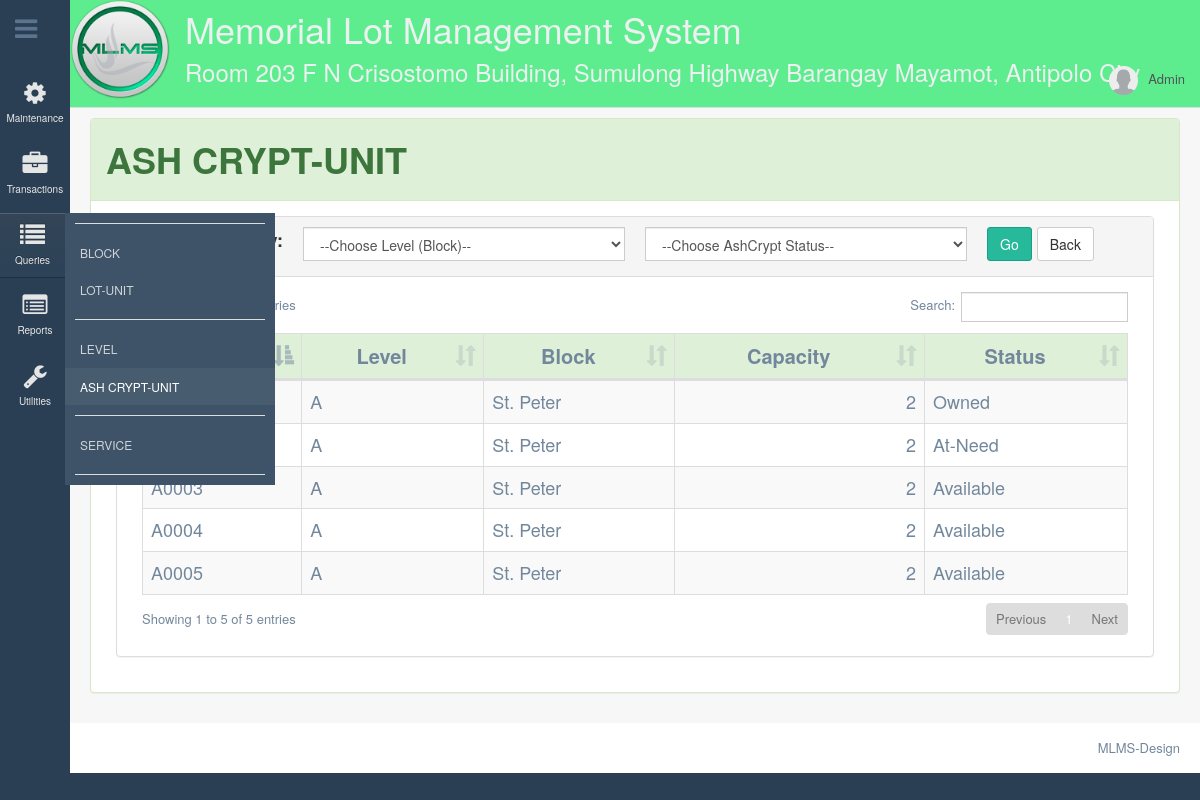
The page /pages/queries/ash-query.php on the database its author committed.
### tables this page shows
CREATE TABLE `tblcompanysettings` (
  `intCompanyID` int(11) NOT NULL AUTO_INCREMENT,
  `strCompanyName` varchar(60) DEFAULT NULL,
  `strAddress` varchar(100) DEFAULT NULL,
  `strContactNo` varchar(15) DEFAULT NULL,
  `strEmailAddress` varchar(20) DEFAULT NULL,
  `strLogo` text,
  `strColor` varchar(20) DEFAULT NULL,
  PRIMARY KEY (`intCompanyID`)
);

CREATE TABLE `tblacunit` (
  `intUnitID` int(11) NOT NULL AUTO_INCREMENT,
  `strUnitName` varchar(45) NOT NULL,
  `intUnitStatus` int(11) NOT NULL,
  `intCapacity` int(11) NOT NULL,
  `intStatus` int(11) NOT NULL,
  `intLevelAshID` int(11) NOT NULL,
  `intCustomerId` int(11) DEFAULT NULL,
  PRIMARY KEY (`intUnitID`),
  KEY `fk_tblacunit_intLevelAshID_idx` (`intLevelAshID`),
  KEY `fk_tblacunit_intCustomerId_idx` (`intCustomerId`),
  CONSTRAINT `fk_tblacunit_intCustomerId` FOREIGN KEY (`intCustomerId`) REFERENCES `tblcustomer` (`intCustomerId`) ON UPDATE CASCADE,
  CONSTRAINT `fk_tblacunit_intLevelAshID` FOREIGN KEY (`intLevelAshID`) REFERENCES `tbllevelash` (`intLevelAshID`) ON UPDATE CASCADE
);

CREATE TABLE `tbllevelash` (
  `intLevelAshID` int(11) NOT NULL AUTO_INCREMENT,
  `strLevelName` varchar(45) NOT NULL,
  `intStatus` int(11) NOT NULL,
  `intNoOfUnit` int(11) NOT NULL,
  `dblSellingPrice` decimal(12,2) NOT NULL,
  `intAshID` int(11) NOT NULL,
  PRIMARY KEY (`intLevelAshID`),
  KEY `fk_tbllevelash_intAshID_idx` (`intAshID`),
  CONSTRAINT `fk_tbllevelash_intAshID` FOREIGN KEY (`intAshID`) REFERENCES `tblashcrypt` (`intAshID`) ON UPDATE CASCADE
);

CREATE TABLE `tblashcrypt` (
  `intAshID` int(11) NOT NULL AUTO_INCREMENT,
  `strAshName` varchar(45) NOT NULL,
  `intNoOfLevel` int(11) NOT NULL,
  `intStatus` int(11) NOT NULL,
  PRIMARY KEY (`intAshID`)
);

### pages/controller/query-viewdata.php (the view, shortened to what this page needs)
<?php
class ashUnit{
    function viewAshUnit(){
		$sql = "select acUnit.intUnitID, acUnit.strUnitName, acUnit.intUnitStatus, acUnit.intStatus, la.strLevelName, ac.strAshName, acUnit.intCapacity from tblacunit acUnit
                inner join tbllevelash la ON acUnit.intLevelAshID = la.intLevelAshID
                inner join tblashcrypt ac ON la.intAshID = ac.intAshID where acUnit.intStatus='0' order by acUnit.strUnitName asc";
        $conn = mysql_connect(constant('server'),constant('user'),constant('pass'));
        $result = mysql_query($sql,$conn);
		while($row = mysql_fetch_array($result))
		  {
            $strUnitName =$row['strUnitName'];
            $strLevelName =$row['strLevelName'];
            $strAshName =$row['strAshName'];
            $intCapacity =$row['intCapacity'];
            $intUnitStatus =$row['intUnitStatus'];
            if($intUnitStatus==0){
                $AshStatus="Available";
            }else if($intUnitStatus==1){
                $AshStatus="Reserved";
            }else if($intUnitStatus==2){
                $AshStatus="Owned";
            }else{
                $AshStatus="At-Need";
            }
			 echo "<tr>
                    <td style ='font-size:18px;'>$strUnitName</td>
                    <td style ='font-size:18px;'>$strLevelName</td>
                    <td style ='font-size:18px;'>$strAshName</td>
                    <td align='right'; style ='font-size:18px;'>$intCapacity</td>
                    <td style ='font-size:18px;'>$AshStatus</td>
                  </tr>";
            }
    }
}
?>

### pages/menu/topnav.php (shortened to what this page needs)
<div class="top_nav" >
<?php
        $sql = "SELECT * FROM tblcompanysettings WHERE intCompanyID = '1'";
        $conn = mysql_connect(constant('server'),constant('user'),constant('pass'));
        $result = mysql_query($sql,$conn);
        while($row = mysql_fetch_array($result)){
            $tfCompanyName = $row['strCompanyName'];
            $tfCompanyAddress = $row['strAddress'];
            $file = $row['strLogo'];
            $tfColor = $row['strColor'];
        }
?>
    <div class="nav_menu" style="background-color:<?php echo $tfColor; ?>">
        <a class="navbar-brand" rel="home" href="#" >
            <img style="max-height:100px; max-width: 100px; margin-top: -16px; margin-left: -15px" src="<?php echo $file;?>">
            <div style="margin-left:100px;margin-top: -100px;">
            <h1><?php echo $tfCompanyName; ?></h1>
            <h3><?php echo $tfCompanyAddress; ?></h3>
            </div>
       </a>
        <nav>
            <ul class="nav navbar-nav navbar-right">
                <li class="">
                    <a href="javascript:;" class="user-profile dropdown-toggle" data-toggle="dropdown" aria-expanded="false">
                        <img src="../images/user.png" alt="">Admin
                    </a>
                </li>
            </ul>
        </nav>
    </div>
</div>

### rows shown on the page
tblcompanysettings: strLogo (picture), strCompanyName "Memorial Lot Management System", strAddress "Room 203 F N Crisostomo Building, Sumulong Highway Barangay Mayamot, Antipolo City"
tblacunit: intLevelAshID.strLevelName "A", tblashcrypt.strAshName "St. Peter", intCapacity "2", intUnitStatus "Owned"
tblacunit: intLevelAshID.strLevelName "A", tblashcrypt.strAshName "St. Peter", intCapacity "2", intUnitStatus "At-Need"
tblacunit: strUnitName "A0003", intLevelAshID.strLevelName "A", tblashcrypt.strAshName "St. Peter", intCapacity "2", intUnitStatus "Available"
tblacunit: strUnitName "A0004", intLevelAshID.strLevelName "A", tblashcrypt.strAshName "St. Peter", intCapacity "2", intUnitStatus "Available"
tblacunit: strUnitName "A0005", intLevelAshID.strLevelName "A", tblashcrypt.strAshName "St. Peter", intCapacity "2", intUnitStatus "Available"
